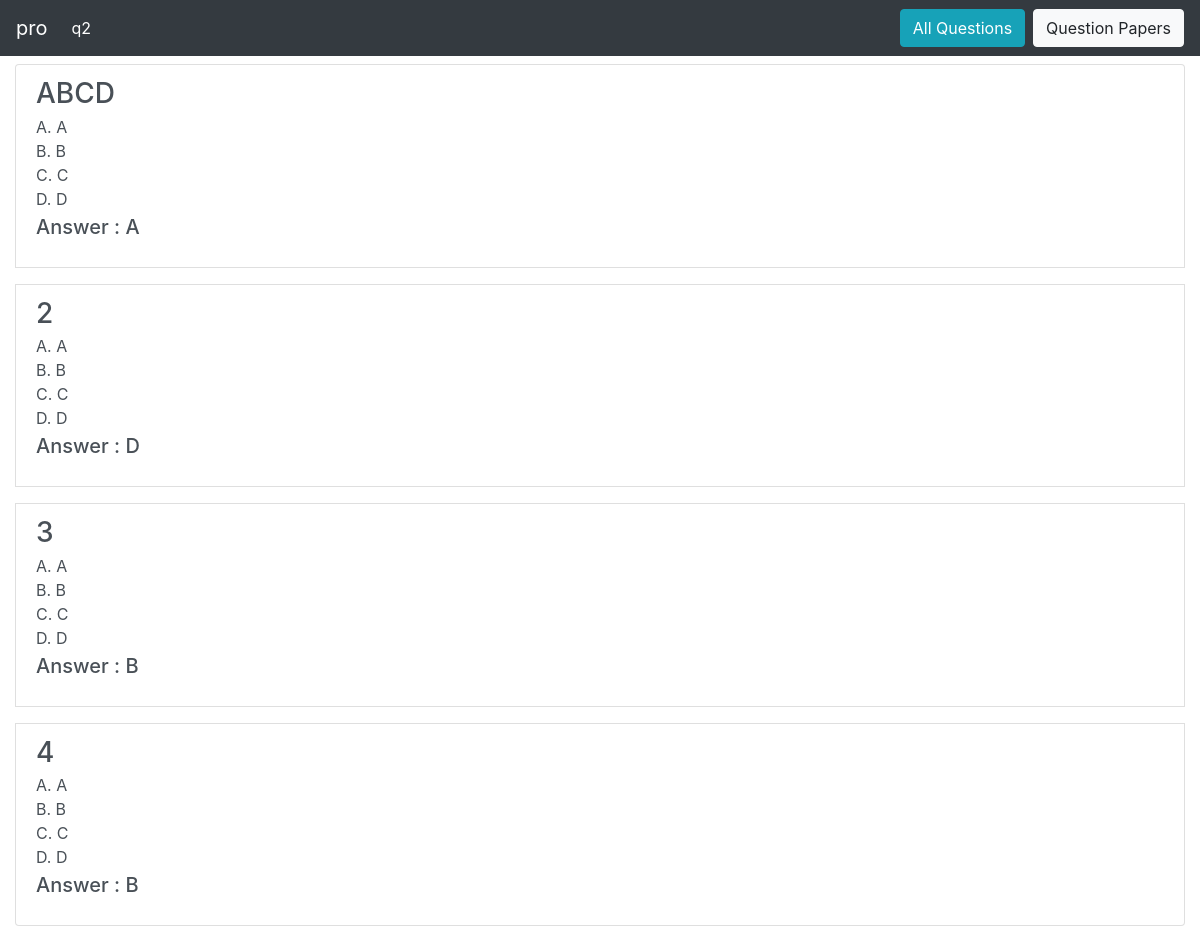
The page /prof/questionpaper/viewpaper/2 (signed in) on the database its author committed.
### main/models/question_paper.py (models this page shows, shortened)
class Question_Paper(models.Model):
    professor = models.ForeignKey(User, limit_choices_to={'groups__name': "Professor"}, on_delete=models.CASCADE)
    qPaperTitle = models.CharField(max_length=100)
    questions = models.ManyToManyField(Question_DB)

### main/models/question.py (models this page shows, shortened)
class Question_DB(models.Model):
    professor = models.ForeignKey(User, limit_choices_to={'groups__name': "Professor"}, on_delete=models.CASCADE, null=True)
    qno = models.AutoField(primary_key=True)
    question = models.CharField(max_length=100)
    optionA = models.CharField(max_length=100)
    optionB = models.CharField(max_length=100)
    optionC = models.CharField(max_length=100)
    optionD = models.CharField(max_length=100)
    answer = models.CharField(max_length=200)

### prof/views/question_paper.py (the view)
def view_specific_paper(request, paper_id):
    prof = request.user
    paper = Question_Paper.objects.get(professor=prof, pk=paper_id)
    return render(request, 'prof/question_paper/viewpaper.html', {
        'qpaper': paper, 'question_list': paper.questions.all(), 'prof': prof
    })

### prof/templates/prof/question_paper/viewpaper.html (shortened to what this page needs)
{% extends 'prof/base/base.html' %}
{% block navbar_title %}{{ prof.username }}{% endblock navbar_title %}
{% block navitem_title %}{{ qpaper.qPaperTitle }}{% endblock navitem_title %}
{% block buttons %}
    <a class="btn btn-info my-sm-0 mx-2" href="{% url 'prof:view_all_ques' %}" target="_blank">All Questions</a>
    <a class="btn btn-light my-sm-0" href="{% url 'prof:make_paper' %}">Question Papers</a>
{% endblock buttons %}
{% block body %}
    <div class="container-fluid">
        <div class="list-group">
            {% for ques in question_list %}
            <a href="#" class="list-group-item list-group-item-action flex-column align-items-start my-2">
                <div class="d-flex w-100 justify-content-between">
                    <h3 class="mb-1">{{ ques.question }}</h3>
                </div>
                <p class="mb-1">
                    A. {{ques.optionA}}<br>
                    B. {{ques.optionB}}<br>
                    C. {{ques.optionC}}<br>
                    D. {{ques.optionD}}<br>
                    <h5>Answer : {{ques.answer}}</h5>
                </p>
            </a>
            {% empty %}
            <h3>No Questions added to Paper</h3>
            {% endfor %}
        </div>
    </div>
{% endblock body %}

### rows shown on the page
Question_Paper: qPaperTitle "q2"
Question_DB: question "ABCD", optionA "A", optionB "B", optionC "C", optionD "D", answer "A"
Question_DB: question "2", optionA "A", optionB "B", optionC "C", optionD "D", answer "D"
Question_DB: question "3", optionA "A", optionB "B", optionC "C", optionD "D", answer "B"
Question_DB: question "4", optionA "A", optionB "B", optionC "C", optionD "D", answer "B"

### other values the page prints
{{ prof.username }} "pro"
